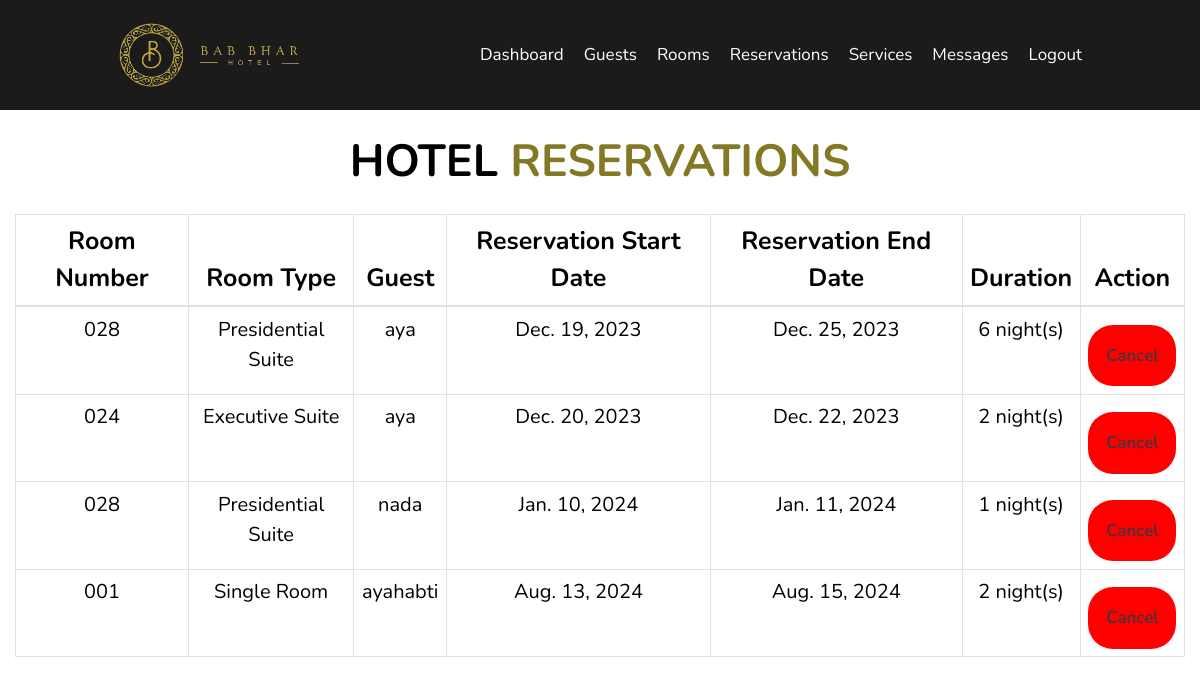
The page /admin_reservations/ on the database its author committed.
### reservation/models.py (models this page shows, shortened)
class Reservation(models.Model):
    guest = models.ForeignKey(User, on_delete=models.CASCADE)
    room = models.ForeignKey(Room, on_delete=models.CASCADE)
    start_date = models.DateField()
    start_time = models.TimeField(default=start_time)
    end_date = models.DateField()
    end_time = models.TimeField(default=end_time)
    @property
    def duration(self):
        return (self.end_date - self.start_date).days
    class Meta:
        ordering = ['start_date']

### hotel/models.py (models this page shows, shortened)
class Room(models.Model):
    room_id = models.IntegerField(default=True, primary_key=True)
    room_number = models.CharField(max_length=10)
    room_type = models.ForeignKey(RoomType, on_delete=models.CASCADE)
    is_available = models.BooleanField(default=True)
    is_occupied = models.BooleanField(default=False)

class RoomType(models.Model):
    type_id = models.IntegerField(primary_key=True)
    name = models.CharField(max_length=200)
    description = models.TextField(max_length=2000)
    price = models.IntegerField()
    image = models.ImageField(upload_to='images')
    def __str__(self):
        return self.name

### hotel/admin_views.py (the view)
# urls.py: path('admin_reservations/', admin_views.reservation, name = 'admin_reservations'),
def reservation(request):
    rooms = Room.objects.all()
    reservations = Reservation.objects.all()
    return render(request, 'administrator/reservations.html', {'reservations': reservations})

### hotel/templates/administrator/reservations.html (shortened to what this page needs)
{% extends 'administrator/base.html' %}
{% block page_content %}
<h1 class="heading" >Hotel <span>Reservations</span></h1>
<div class="container col-12">
    <table class="table table-bordered text-dark writing text-center" style="color: #000;">
        <thead style="font-size: 25px; color: #000;" >
            <tr >
                <th >Room Number</th>
                <th>Room Type</th>
                <th>Guest</th>
                <th>Reservation Start Date</th>
                <th>Reservation End Date</th>
                <th>Duration</th>
                <th>Action</th>
            </tr>
        </thead>
        <tbody style="font-size: 20px; color: #000;">
            {% for reservation in reservations %}
            <tr>
                <td>
                    {{ reservation.room.room_number }}
                </td>
                <td>
                    {{ reservation.room.room_type }}
                </td>
                <td>
                    {{ reservation.guest }}
                </td>
                <td>
                    {{ reservation.start_date }}
                </td>
                <td>
                    {{ reservation.end_date }}
                </td>
                <td>
                    {{ reservation.duration }} night(s)
                </td>
                <td>
                    <a href="{% url 'admin_cancel_reservation' reservation_id=reservation.pk %}"
                        class="card-text btn text-dark" style="background-color: red;">Cancel</a>
                </td>
            </tr>
            {% endfor %}
        </tbody>
    </table>
</div>
{% endblock %}

### hotel/static/css/style.css (style rules this page uses)
:root { --main-color: #837824; }
* { font-family: 'Nunito', sans-serif; margin: 0; padding: 0; box-sizing: border-box; outline: none; border: none; text-decoration: none; transition: .2s linear; }
html { font-size: 62.5%; overflow-x: hidden; scroll-padding-top: 7rem; scroll-behavior: smooth; }
body { background: #ffffff; }
.btn { margin-top: 1rem; display: inline-block; padding: 0.8rem 3rem; font-size: 1.7rem; border-radius: 0.5rem; background: #666; color: #fff; cursor: pointer; font-weight: 600; }
.btn { display: inline-block; border-radius: 20px; text-align: center; text-decoration: none; color: #fff; }
.heading { text-align: center; padding-bottom: 2rem; margin-top: 5%; color: #000000; font-size: 4.5rem; text-transform: uppercase; font-weight: bold; }
.heading span { color: var(--main-color); text-transform: uppercase; }
.btn { display: inline-block; padding: 1em; border-radius: 25px; text-align: center; text-decoration: none; color: #fff; }

### rows shown on the page
Reservation: room.room_number "028", room.room_type "Presidential Suite", guest "aya", start_date "Dec. 19, 2023", end_date "Dec. 25, 2023", duration "6"
Reservation: room.room_number "024", room.room_type "Executive Suite", guest "aya", start_date "Dec. 20, 2023", end_date "Dec. 22, 2023", duration "2"
Reservation: room.room_number "028", room.room_type "Presidential Suite", guest "nada", start_date "Jan. 10, 2024", end_date "Jan. 11, 2024", duration "1"
Reservation: room.room_number "001", room.room_type "Single Room", guest "ayahabti", start_date "Aug. 13, 2024", end_date "Aug. 15, 2024", duration "2"
